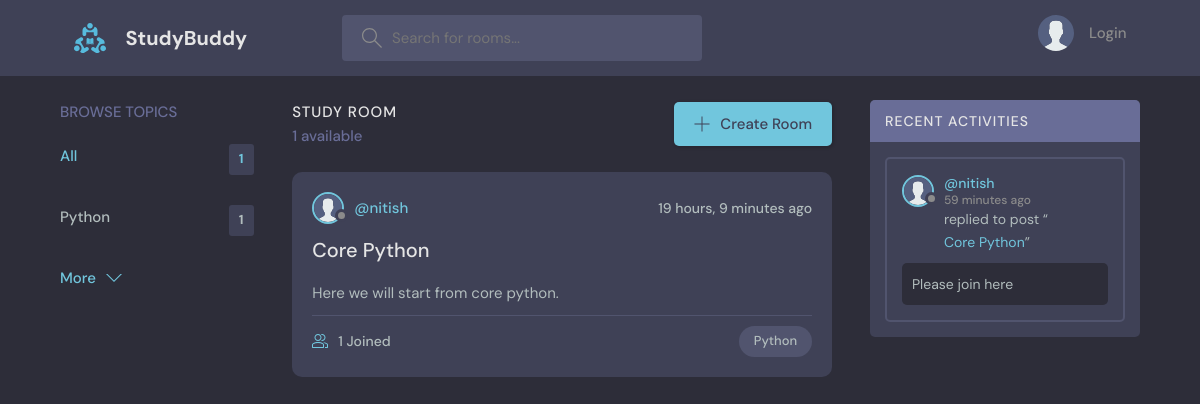
The page / on the database its author committed.
### base/models.py (models this page shows, shortened)
class Topic(models.Model):
    name = models.CharField(max_length=200)

class Room(models.Model):
    host = models.ForeignKey(User, on_delete=models.SET_NULL, null=True)
    topic = models.ForeignKey(Topic, on_delete=models.SET_NULL, null=True)
    name = models.CharField(max_length=200)
    description = models.TextField(null=True, blank=True)
    participants = models.ManyToManyField(User, related_name='participants', blank=True) # many to many relationship
    updated = models.DateTimeField(auto_now=True)
    created = models.DateField(auto_now_add=True)
    class Meta:
        ordering = ['-updated', '-created'] # - means descending order
    def __str__(self):
        return self.name

class User(AbstractUser):
    name = models.CharField(max_length=255, null=True)
    email = models.EmailField(unique=True, null=True)
    bio = models.TextField(null=True)
    USERNAME_FIELD = 'email'
    REQUIRED_FIELDS = []

class Message(models.Model):
    user = models.ForeignKey(User, on_delete=models.CASCADE)
    room = models.ForeignKey(Room, on_delete=models.CASCADE)
    body = models.TextField()
    updated = models.DateTimeField(auto_now=True)
    created = models.DateTimeField(auto_now_add=True)
    class Meta:
        ordering = ['-updated', '-created'] # - means descending order

### base/views.py (the view)
# urls.py: path('', views.home, name='home'),
def home(request):
    print('------------- cb+ s (print user data) -------------')
    print(request.user)
    for key, value in request.session.items():
        print('{} => {}'.format(key, value))
    print('------------- cb+ e (print user data) ------------- ')
    all_topics_count = Topic.objects.all().count()
    print('---------------------- all_topics_count----------------------')
    print(all_topics_count)
    print('---------------------- all_topics_count----------------------')
    topics = Topic.objects.all()[0:5]
    q = request.GET.get('q') if request.GET.get('q') != None else ''
    rooms = Room.objects.filter(
        Q(topic__name__icontains = q) |
        Q(name__icontains = q) |
        Q(description__icontains = q)
    )
    room_count = rooms.count()
    room_messages = Message.objects.filter(Q(room__topic__name__icontains = q)) # parent of parent data fetch [Message table >> Room table >> Topic table]
    print('-----------')
    print(rooms)
    print('-----------')
    context = {'rooms':rooms, 'topics':topics, "all_topics_count":all_topics_count, 'room_count': room_count, 'room_messages':room_messages}
    return render(request, 'base/home.html', context)

### base/templates/base/home.html (shortened to what this page needs)
{% extends 'main.html' %}
{% block content %}
    <main class="layout layout--3">
      <div class="container">
        {% include 'base/topics_component.html' %}
        <div class="roomList">
          <div class="roomList__header">
            <div>
              <h2>Study Room</h2>
              <p>{{room_count}} available</p>
            </div>
            <a class="btn btn--main" href="{% url 'create-room' %}">
              <svg version="1.1" xmlns="http://www.w3.org/2000/svg" width="32" height="32" viewBox="0 0 32 32">
                <title>add</title>
                <path
                  d="M16.943 0.943h-1.885v14.115h-14.115v1.885h14.115v14.115h1.885v-14.115h14.115v-1.885h-14.115v-14.115z"
                ></path>
              </svg>
              Create Room
            </a>
          </div>
          {% include 'base/feed_component.html' %}
        </div>
        {% include 'base/activity_component.html' %}
      </div>
    </main>
  {% endblock content %}

### base/templates/base/topics_component.html
<div class="topics">
    <div class="topics__header">
      <h2>Browse Topics</h2>
    </div>
    <ul class="topics__list">
      <li>
        <a href="{% url 'home' %}" class="active">All <span>{{all_topics_count}}</span></a>
      </li>
      {% for topic in topics %}
      <li>
        <a href="{% url 'home'%}?q={{topic.name}}">{{topic.name}} <span>{{topic.room_set.all.count}}</span></a>
      </li>
      {% endfor %}
    </ul>
    <a class="btn btn--link" href="{% url 'topics' %}">
      More
      <svg version="1.1" xmlns="http://www.w3.org/2000/svg" width="32" height="32" viewBox="0 0 32 32">
        <title>chevron-down</title>
        <path d="M16 21l-13-13h-3l16 16 16-16h-3l-13 13z"></path>
      </svg>
    </a>
  </div>

### base/templates/base/feed_component.html (shortened to what this page needs)
{% load static %}
  {% for room in rooms %}
    <div class="roomListRoom">
      <div class="roomListRoom__header">
        <a href="{% url 'profile' room.host.id %}" class="roomListRoom__author">
          <div class="avatar avatar--small">
            <img src="{% static 'assets/avatar.svg' %}" />
          </div>
          <span>@{{room.host.username}}</span>
        </a>
        <div class="roomListRoom__actions">
          <span>{{room.created|timesince}} ago</span>
        </div>
      </div>
      <div class="roomListRoom__content">
        <a href="{% url 'room' room.id %}">{{ room.name }}</a>
        <p>
          {{room.description}}
        </p>
      </div>
      <div class="roomListRoom__meta">
        <a href="room.html" class="roomListRoom__joined">
          {{room.message_set.all.count}} Joined
        </a>
        <p class="roomListRoom__topic">{{room.topic.name}}</p>
      </div>
    </div>
  {% endfor %}

### base/templates/base/activity_component.html (shortened to what this page needs)
{% load static %}
  <div class="activities">
    <div class="activities__header">
      <h2>Recent Activities</h2>
    </div>
    {% for room_message in room_messages %}
      <div class="activities__box">
        <div class="activities__boxHeader roomListRoom__header">
          <a href="{% url 'profile' room_message.user.id %}" class="roomListRoom__author">
            <div class="avatar avatar--small">
              <img src="{% static 'assets/avatar.svg' %}" />
            </div>
            <p>
              @{{room_message.user.username}}
              <span>{{room_message.created|timesince}} ago</span>
            </p>
          </a>
        </div>
        <div class="activities__boxContent">
          <p>replied to post “<a href="{% url 'room' room_message.room.id %}">{{room_message.room.name}}</a>”</p>
          <div class="activities__boxRoomContent">
            {{room_message.body}}
          </div>
        </div>
      </div>
    {% endfor %}
  </div>

### rows shown on the page
Topic: name "Python", room_set.all.count "1"
Room: host.username "nitish", created "19 hours, 9 minutes", name "Core Python", description "Here we will start from core python.", message_set.all.count "1", topic.name "Python"
Message: user.username "nitish", created "59 minutes", room.name "Core Python", body "Please join here"

### other values the page prints
{{ all_topics_count }} "1"
{{ room_count }} "1"
